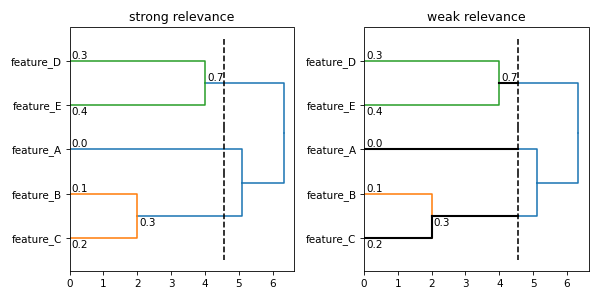

The script that drew this image:
import itertools

import matplotlib.pyplot
import pandas
import subrela.analysis
import subrela.clustering
import subrela.plot.matplotlib
import subrela.records


def read_dataset(path):

    # This is a dummy. You should read actual dataset from 'path'.
    dataset = pandas.DataFrame({'feature_A': [0, 0], 'feature_B': [-5, -1],
                                'feature_C': [-5, 1], 'feature_D': [6, -2],
                                'feature_E': [6, 2], 'target': [0.2, 0.7]})

    return dataset


def perform_regression(dataset, features, target):

    X = dataset[features].to_numpy()
    y = dataset[target].to_numpy()

    # This is a dummy. You should perform a regression using 'X' and 'y'.
    score = 0.1 * sum(dataset.columns.to_list().index(feature)
                      for feature in features)

    return score


# prepare a dataset
dataset = read_dataset('/path/to/dataset/file')
features = ['feature_A', 'feature_B', 'feature_C', 'feature_D', 'feature_E']

# clustering
Z = subrela.clustering.get_clusters(dataset[features].to_numpy())
groups = subrela.clustering.get_groups(Z, 4.5)

# evaluate scores for feature subsets
flags = list(itertools.product([False, True], repeat=len(features)))
flags = flags[1:]  # drop a case in which no features are used
scores = []
for fs in flags:
    feats = [feature for feature, flag in zip(features, fs) if flag]
    score = perform_regression(dataset, feats, 'target')
    scores.append(score)
s = subrela.records.from_arrays(flags, scores)

# evaluate relevance scores
sr = subrela.analysis.get_strong_relevances(s, Z, clusters=groups,
                                            descendants=True)
wr = pandas.concat([subrela.analysis.get_weak_relevances(s, Z, group)
                    for group in groups])

# prepare data for plots
leaf_data, node_data, tree_data, cut_data \
    = subrela.plot.get_dendrogram_data(Z, labels=features, groups=groups)
trace_data = subrela.plot.get_trace_data(node_data, cut_data, sr, wr,
                                         tol=0.1)

# make a figure
_, (sr_ax, wr_ax) = matplotlib.pyplot.subplots(nrows=1, ncols=2,
                                               figsize=(8, 4))
sr_ax.set_title('strong relevance')
sr_ax.invert_yaxis()
subrela.plot.matplotlib.draw_dendrogram(sr_ax, leaf_data, tree_data,
                                        cut_data, orientation='horizontal')
subrela.plot.matplotlib.draw_node_info(sr_ax, node_data, sr['relevance'],
                                       formatter='{:.1f}'.format,
                                       orientation='horizontal')
sr_ax.set_xlim(left=0)
wr_ax.set_title('weak relevance')
wr_ax.invert_yaxis()
subrela.plot.matplotlib.draw_dendrogram(wr_ax, leaf_data, tree_data,
                                        cut_data, orientation='horizontal')
subrela.plot.matplotlib.draw_node_info(wr_ax, node_data, wr['relevance'],
                                       formatter='{:.1f}'.format,
                                       orientation='horizontal')
subrela.plot.matplotlib.draw_trace(wr_ax, trace_data,
                                   orientation='horizontal')
wr_ax.set_xlim(left=0)
matplotlib.pyplot.show()
